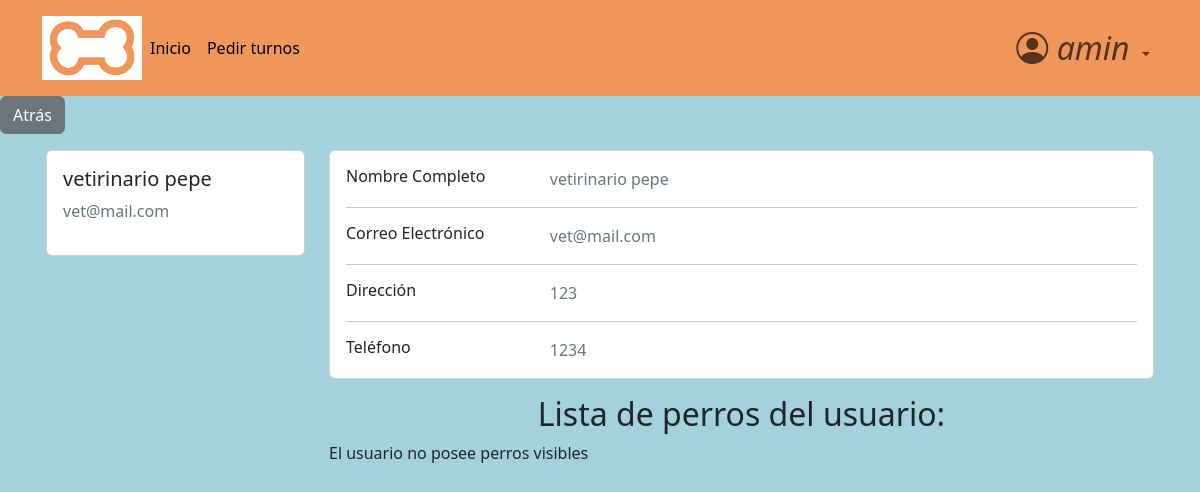
The page /accounts/profile/2 (signed in) on the database as committed earlier.
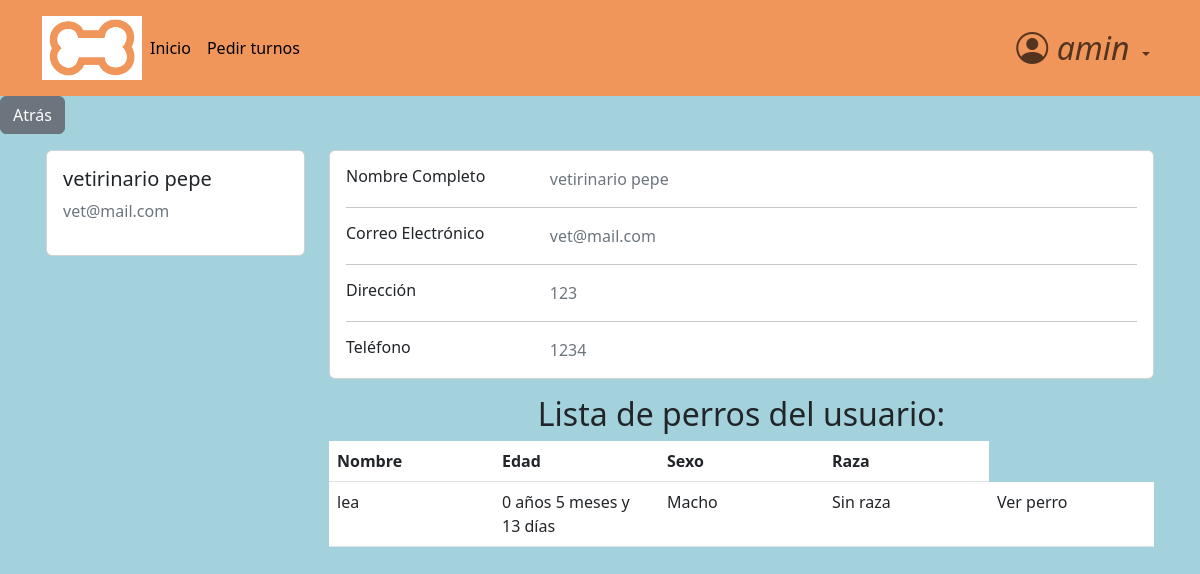
The same page on the database as committed later.
### dogs/models.py (models this page shows, shortened)
class Dog(models.Model):
    class Sex(models.TextChoices):
        macho = "Macho"
        hembra = "Hembra"
    class Breed(models.TextChoices):
        sin_raza = "Sin raza"
        coker = "Coker"
        pastor_aleman = "Pastor aleman"
        bulldog = "Bulldog"
        labrador = "Labrador"
        golden = "Golder"
        caniche = "Caniche"
        chihuahua = "Chihuahua"
        bulldog_frances = "Bulldog Frances"
        beagle = "Beagle"
        boxer = "Boxer"
        galgo = "Galgo"
        dalmata = "Dalmata"
        sharpei = "Shar pei"
    class Color(models.TextChoices):
        blanco = "Blanco"
        negro = "Negro"
        marron = "Marrón"
        blanco_y_negro = "Blanco y negro"
        otro = "Otro color"
    class Size(models.TextChoices):
        grande = "Grande"
        mediano = "Mediano"
        pequeño = "pequeño"
    name = models.CharField(
        max_length=30,
    )
    date_of_birth = models.DateField(
        null=True,
        validators=[MaxValueValidator(date.today, "La fecha de nacimiento del perro debe ser anterior a hoy")]
    )
    sex = models.CharField(
        max_length=10,
        choices=Sex.choices
    )
    breed = models.CharField(
        max_length=20,
        choices=Breed.choices
    )
    color = models.CharField(
        max_length=20,
        blank=True,
        choices=Color.choices,
        null=True,
    )
    size = models.CharField(
        max_length=10,
        null=True,
        blank=True,
        choices=Size.choices,
    )
    description = models.TextField(
        max_length=120,
        blank=True,
        null=True,
    )
    hidden = models.BooleanField(default=False)
    owner = models.ForeignKey(
        CustomUser,
        blank=True,
        on_delete=models.CASCADE,
        null=True
    )
    def calculate_age_year(self):
        today = date.today()
        return today.year - self.date_of_birth.year - ((today.month, today.day) < (self.date_of_birth.month, self.date_of_birth.day))
    def calculate_age_month(self):
        today = date.today()
        diff = relativedelta.relativedelta(today,self.date_of_birth)
        diff_in_months = diff.months + diff.years * 12
        years = self.calculate_age_year()
        return (diff_in_months - (12 * years))
    def calculate_age_days(self):
        today = date.today()
        diff = relativedelta.relativedelta(today,self.date_of_birth)
        return diff.days
    def calculate_age(self):
        f_años=self.calculate_age_year()
        f_meses=self.calculate_age_month()
        f_dias=self.calculate_age_days()
        if (f_años == 1):
            años= f"{f_años} año"
        else:
            años= f"{f_años} años"
        if (f_meses == 1):
            meses= f"{f_meses} mes"
        else:
            meses= f"{f_meses} meses"
        if (f_dias == 1):
            dias= f"{f_dias} día"
        else:
            dias= f"{f_dias} días"
        return años + " " + meses + " y " + dias

### accounts/views.py (the view)
# urls.py: path('profile/<pk>', views.profile_view, name= 'profile'),
@login_required
def profile_view(request, pk):
    if not request.user.is_authenticated:
        return redirect('login')
    user_owner = CustomUser.objects.get(pk=pk)
    dogs = user_owner.dog_set.all()
    context = {
        'client': user_owner,
        'vet': request.user,
        'dogs_shown': dogs.filter(hidden=False)
    }
    return render(request, 'profile.html', context)

### accounts/models.py (called while the page is built)
    def __str__(self):
        return self.name + ' ' + str(self.surname or '')

### accounts/templates/profile.html (shortened to what this page needs)
{% extends 'base.html' %}
{% block content %}
<main>
  <a href="{% url 'home' %}" class="btn btn-secondary">Atrás</a>
<div class="container card-izq " >
  <div class="row row-1" >
    <div class="col-md-3" >
      <div class="card">
        <div class="card-body">
          <h5>{{ client.name }} {{ client.surname }}</h5>
          <p class="text-secondary">{{ client.email }}</p>
        </div>
      </div>
    </div>
    <div class="col-md-9">
      <div class="card mb-3">
        <div class="card-body">
          <div class="row">
            <div class="col-sm-3">
              <h6 class="mb-0">Nombre Completo</h6>
            </div>
            <div class="col-sm-9 text-secondary">
              {{ client.name }} {{ client.surname }}
            </div>
          </div>
          <hr>
          <div class="row">
            <div class="col-sm-3">
              <h6 class="mb-0">Correo Electrónico</h6>
            </div>
            <div class="col-sm-9 text-secondary">
              {{ client.email }}
            </div>
          </div>
          <hr>
          <div class="row">
            <div class="col-sm-3">
              <h6 class="mb-0">Dirección</h6>
            </div>
            <div class="col-sm-9 text-secondary">
              {{ client.address }}
            </div>
          </div>
          <hr>
          <div class="row">
            <div class="col-sm-3">
              <h6 class="mb-0">Teléfono</h6>
            </div>
            <div class="col-sm-9 text-secondary">
              {{ client.telephone }}
            </div>
          </div>
        </div>
      </div>
        <h2 class="text-center">Lista de perros del usuario:</h2>
          {% if dogs_shown.count > 0 %}
                  <table class="table table-hover">
                      <thead>
                          <tr>
                              <th>Nombre</th>
                              <th>Edad</th>
                              <th>Sexo</th>
                              <th>Raza</th>
                          </tr>
                      </thead>
                      <tbody>
                          {% for dog in dogs_shown %}
                                <tr>
                                    <td>{{ dog.name }}</td>
                                    <td>{{ dog.calculate_age }}</td>
                                    <td>{{ dog.sex }}</td>
                                    <td>{{ dog.breed }}</td>
                                    <td>
                                      <a class="dropdown-item" href="{% url 'dog_profile' user_owner_id=client.id dog_id=dog.id %}">Ver perro</a>
                                    </td>
                                </tr>
                          {% endfor %}
                      </tbody>
                  </table>
            {% else %}
            <div>
              <a>El usuario no posee perros visibles</a>
            </div>
            {% endif %}
      </div>
    </div>
  </div>
</main>
{% endblock  %}

Rows that differ between the two databases and show on the page:
added Dog: name "lea", calculate_age "0 años 5 meses y 13 días", sex "Macho", breed "Sin raza"
Other text that changed with them:
text no longer shown: "El usuario no posee perros visibles"
text now shown: "Nombre Edad Sexo Raza"
